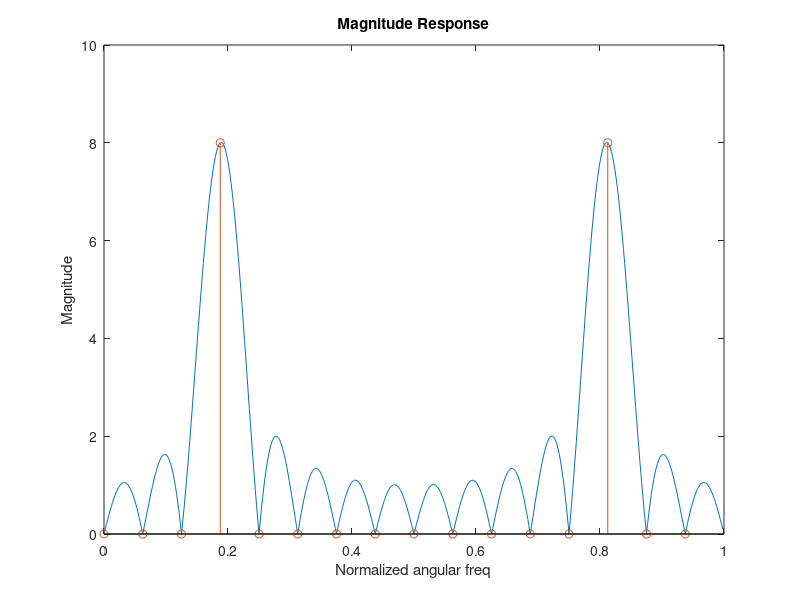

The MATLAB script that drew this image:
% Numerical computation of DTFT using DFT

k = 0:15
x = cos(2*pi*k*3/16)
X= fft(x)
XE = fft(x,512)

L = 0:511;
plot(L/512,abs(XE))
hold
stem(k/16,abs(X))
title('Magnitude Response')
xlabel('Normalized angular freq')
ylabel('Magnitude')
